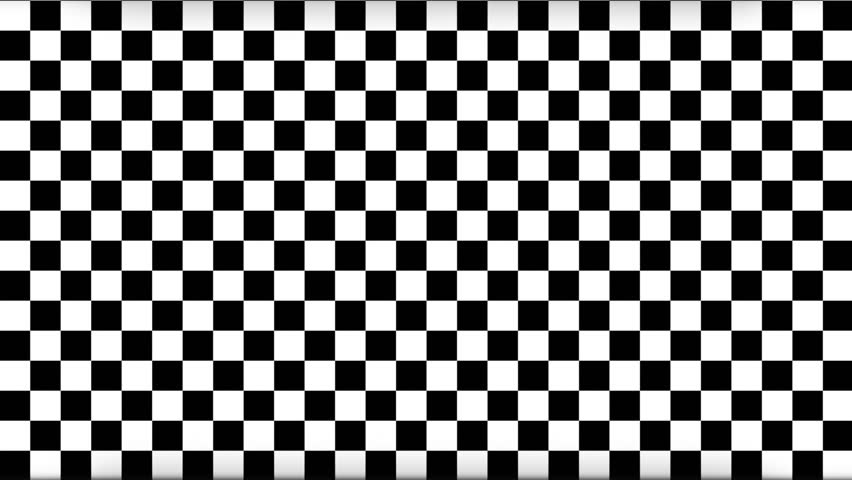
%> input picture MATLAB/TESTING/6.jpg, 852 x 480 px
$ octave Final_TEST.m   (GNU Octave 9; MATLAB toolbox functions it lacks are replaced by stand-ins)
%> lines starting %> are read from the running program, lines starting %| are printed output that depends on the picture; in (x1, y1, x2, y2) boxes, pixels count from 0 and x2, y2 are one past the last pixel; in counts of white or black regions, pixels touching at a corner belong together; the program's own positions count from 1
### MATLAB/TESTING/single_scale_retinex.m
function Y = single_scale_retinex(X,hsiz)
Y=0;
if nargin == 1
    hsiz = 15;
elseif nargin > 2
    disp('Wrong number of input parameters!')
    return;
end
[a,b]=size(X);
cent = ceil(a/2);
X1=normalize8(X)+0.01;
filt = zeros(a,b);
summ=0;
for i=1:a
    for j=1:b
        radius = ((cent-i)^2+(cent-j)^2);
        filt(i,j) = exp(-(radius/(hsiz^2)));
        summ=summ+filt(i,j);
    end
end
filt=filt/summ;
Z = ceil(imfilter(X1,filt,'replicate','same'));
if(sum(sum(Z==0))~=0)
    for i=1:a
        for j=1:b
            if Z(i,j)==0;
                Z(i,j)=0.01;
            end
        end
    end
end
Y=log(X1)-log(Z);
[Y, dummy] =histtruncate(Y, 0.2, 0.2);
Y=normalize8(Y);

### MATLAB/TESTING/normalize8.m
function Y=normalize8(X,mode);

%% Parameter check
if nargin==1
    mode = 1;
end

%% Init. operations
X=double(X);
[a,b]=size(X);

%% Adjust the dynamic range to the 8-bit interval
max_v_x = max(max(X));
min_v_x = min(min(X));

if mode == 1
    Y=ceil(((X - min_v_x*ones(a,b))./(max_v_x*(ones(a,b))-min_v_x*(ones(a,b))))*255);
elseif mode == 0
    Y=(((X - min_v_x*ones(a,b))./(max_v_x*(ones(a,b))-min_v_x*(ones(a,b)))));
else
    disp('Wrong value of parameter "mode". Please provide either 0 or 1.')
end

### MATLAB/TESTING/histtruncate.m
function [newim, sortv] = histtruncate(im, lHistCut, uHistCut, varargin)

    if lHistCut < 0 | lHistCut > 100 | uHistCut < 0 | uHistCut > 100
	error('Histogram truncation values must be between 0 and 100');
    end

    if ndims(im) == 3
	hsv = rgb2hsv(im);

	if nargin == 3
	    [hsv(:,:,3), sortv] = Ihisttruncate(hsv(:,:,3), lHistCut, uHistCut);
	else
	    [hsv(:,:,3), sortv] = Ihisttruncate(hsv(:,:,3), lHistCut, uHistCut, varargin{1});
	end
	newim = hsv2rgb(hsv);
    else
	if nargin == 3
	    [newim, sortv] = Ihisttruncate(im, lHistCut, uHistCut);
	else
	    [newim, sortv] = Ihisttruncate(im, lHistCut, uHistCut, varargin{1});
	end
    end


%-----------------------------------------------------------------------

function [newim, sortv] = Ihisttruncate(im, lHistCut, uHistCut, varargin)

    if ndims(im) > 2
	error('HISTTRUNCATE only defined for grey value images');
    end

    im = normalize8(im,0);  % Normalise to 0-1 and cast to double if needed

    [r c] = size(im);
    m = r*c;

    if nargin == 3            % Generate a sorted array of pixel values.
	sortv = sort(im(:));
	sortv = [sortv(1); sortv; sortv(m)];
    else
	sortv = varargin{1};
    end

    x = 100*(0.5:m - 0.5)./m; % Indices of pixel value order as a percentage
    x = [0 x 100];            % from 0 - 100.

    % Interpolate to find grey values at desired percentage levels.
    gv = interp1(x,sortv,[lHistCut, 100 - uHistCut]);

    newim = imadjust(im,gv,[0 1]);


### MATLAB/TESTING/ripplet1.m
function y = ripplet1(x,levels,fltname1, fltname2)

% level check
s = max(log2(size(x))) ;
if s < length(levels)
    disp(['can not support ',num2str(s),'levels']);
end

[h,g] = getfilters(fltname1);
f = getfilters(fltname2);

y = RipTran_LPD(x,levels,h,g,f);

### MATLAB/TESTING/LPT.m

function [xlo xhi]=LPT(h,g,x)
 sh = 0;
  hl = floor((length(h)-1)/2) + sh;
  hr = length(h)-hl-1;
  mh = max(hl,hr);
  st = mh - hl + 1;
  ed = mh - hr;
  ty = padarray(x,[mh,mh],'circular','both');
  y =  ty(st:end-ed,st:end-ed);

% get the lowpass component
tl = conv2(h,h,y,'valid');
% downsampling
xlo = tl(1:2:end,1:2:end);


% upsampling;
tt = zeros(size(x));
tt(1:2:end,1:2:end) = xlo;
sh = mod(length(g) + 1, 2);
 gl = floor((length(g)-1)/2) + sh;
  gr = length(g)-gl-1;
  mg = max(gl,gr);
  st = mg - gl +1;
  ed = mg - gr;

 ty = padarray(tt,[mg,mg],'circular','both');
 y = ty(st:end-ed,st:end-ed);
% reconstruction
th = conv2(g,g,y,'valid');

% get highpass componet

xhi = x - th;

### MATLAB/TESTING/dfb_analysis.m
function  y = dfb_analysis(x, h, level)


y = cell(1,2^level);
% 1. first stage
[y{1} y{2}] = fb_analysis(x,h,1);
 if level > 1


% 2. second stage
[y{4} y{3}] = fb_analysis(y{2},h,2);
[y{2} y{1}] = fb_analysis(y{1},h,2);

% 3. remaining stages

for i = 3:level
    ch_index = reshape(repmat([1 2;3 4],1,2^(i-3))',1,[]);
    for k = 2^(i-1):-1:2^(i-2)+1
       [ y{2*k}, y{2*k-1}] = fb_analysis(y{k},h,i,ch_index(k));
    end
    for k = 2^(i-2):-1:1
       [y{2*k}, y{2*k-1} ] = fb_analysis(y{k},h,i,ch_index(k));
    end
end
end
% 4. backsampling
y = backsampling(y,level);
% y = backsamp(y);

% Flip the order of the second half channels
y(2^(level-1)+1:end) = fliplr(y(2^(level-1)+1:end));

### MATLAB/TESTING/resampling.m
function y = resampling(x, mode, shift)

s = size(x);

switch mode
    case 1 % R_1 = [1,  1; 0, 1]
       padsize = shift*(s(2)-1);
       ex = padarray(x,[padsize,0],'circular','post');
       for j = 1:s(2)
          y(:,j) = ex((j-1)*shift+1:(j-1)*shift+s(1),j);
       end
    case 2 % R_2 = [1, -1; 0, 1]
        padsize = shift*(s(2)-1);
        ex = padarray(x,[padsize,0],'circular','pre');
        for j = 1:s(2)
%           y(:,j) = ex(s(1)+s(2)-j+2:s(2)+2*s(1)-j+1,j);
          y(:,j)=ex(padsize+1-(j-1)*shift:padsize+s(1)-(j-1)*shift,j);
        end
    case 3 % R_3 = [1,  0; 1, 1]
        padsize = shift*(s(1)-1);
        ex = padarray(x,[0,padsize],'circular','post');
        for i = 1:s(1)
          y(i,:) = ex(i,1+(i-1)*shift:s(2)+(i-1)*shift);
        end
    case 4 % R_4 = [1, 0; -1, 1]
        padsize = shift*(s(1)-1);
        ex = padarray(x,[0,padsize],'circular','pre');
        for i = 1:s(1)
          y(i,:) = ex(i,padsize+1-(i-1)*shift:padsize+s(2)-(i-1)*shift);
        end
    otherwise
       error('resampling mode error in function -- resampling');

end

### MATLAB/TESTING/fb_analysis.m
function [p0 p1] = fb_analysis(x,h, stage,ch)


h(1:2:end) = - h(1:2:end);


switch stage
    case 1
        %         resamaple
        s = resampling(x,2,1);
        s0 = resampling(s(1:2:end,:),3,1);
        s1 = resampling(s(2:2:end,[2:end,1]),3,1);
        %     filtering


        sh = 1;
        hl = floor((length(h)-1)/2) + sh;
        hr = length(h)-hl-1;
        mh = max(hl,hr);
        st = mh - hl + 1;
        ed = mh - hr;
%         ts = padarray(s1,[mh,mh],'circular','both');
ts = specialpad(s1,mh);
        es1 = ts(st:end-ed,st:end-ed);

        p0 = (s0-conv2(h,h,es1,'valid'))/sqrt(2);
        sh = 0;
        hl = floor((length(h)-1)/2) + sh;
        hr = length(h)-hl-1;
        mh = max(hl,hr);
        st = mh - hl + 1;
        ed = mh - hr;
%         tp = padarray(p0,[mh,mh],'circular','both');
tp = specialpad(p0,mh);
        ep0 = tp(st:end-ed,st:end-ed);
        p1 = (-sqrt(2) * s1) - conv2(h,h,ep0,'valid');

    case 2
        %         resamaple
        s = resampling(x,4,1);
        s0 = resampling(s(:,1:2:end),1,1);
        s1 = resampling(s([2:end,1],2:2:end),1,1);
        %          filtering
        sh = 1;
        hl = floor((length(h)-1)/2) + sh;
        hr = length(h)-hl-1;
        mh = max(hl,hr);
        st = mh - hl + 1;
        ed = mh - hr;
        ts = padarray(s1,[mh,mh],'circular','both');
        es1 = ts(st:end-ed,st:end-ed);

        p0 = (s0-conv2(h,h,es1,'valid'))/sqrt(2);
        sh = 0;
        hl = floor((length(h)-1)/2) + sh;
        hr = length(h)-hl-1;
        mh = max(hl,hr);
        st = mh - hl + 1;
        ed = mh - hr;
        tp = padarray(p0,[mh,mh],'circular','both');
        ep0 = tp(st:end-ed,st:end-ed);
        p1 = (-sqrt(2) * s1) - conv2(h,h,ep0,'valid');
    otherwise  % >2
        %      resample
        switch ch
            case 1
                s0 = resampling(x(1:2:end, :), 3,1);
            	s1 = resampling(x(2:2:end, [2:end, 1]), 3,1);
            case 2
                s0 = resampling(x(1:2:end, :), 4,1);
            	s1 = resampling(x(2:2:end, :), 4,1);
            case 3
                s0 = resampling(x(:,1:2:end), 1,1);
            	s1 = resampling(x([2:end, 1], 2:2:end), 1,1);
            case 4
                s0 = resampling(x(:, 1:2:end), 2,1);
            	s1 = resampling(x(:, 2:2:end), 2,1);
        end

         %          filtering
        sh = 1;
        hl = floor((length(h)-1)/2) + sh;
        hr = length(h)-hl-1;
        mh = max(hl,hr);
        st = mh - hl + 1;
        ed = mh - hr;
        ts = padarray(s1,[mh,mh],'circular','both');
        es1 = ts(st:end-ed,st:end-ed);
        p0 = (s0-conv2(h,h,es1,'valid'))/sqrt(2);

        sh = 0;
        hl = floor((length(h)-1)/2) + sh;
        hr = length(h)-hl-1;
        mh = max(hl,hr);
        st = mh - hl + 1;
        ed = mh - hr;
        tp = padarray(p0,[mh,mh],'circular','both');
        ep0 = tp(st:end-ed,st:end-ed);
        p1 = (-sqrt(2) * s1) - conv2(h,h,ep0,'valid');
end


function y = specialpad(x,mh)


[rows, cols] = size(x);
cx = round(cols/2);
tmp_a = [[x(:,1:cx);x(:,cx+1:end)],[x(:,cx+1:end);x(:,1:cx)]];

tmp_b = padarray(tmp_a,[mh,0],'circular','both');
tmp = [tmp_b(1:rows+mh,:);tmp_b(2*rows+mh+1:end,cx+1:end),tmp_b(2*rows+mh+1:end,1:cx)];
y = padarray(tmp,[0,mh],'circular','both');

### MATLAB/TESTING/backsampling.m
function y = backsampling(x,level)

if level ==2
    y = x;
    return;
end
if level == 1

    for k = 1:2
	y{k} = resampling(x{k}, 4, 1);
	y{k}(:, 1:2:end) = resampling(y{k}(:, 1:2:end), 1, 1);
	y{k}(:, 2:2:end) = resampling(y{k}(:, 2:2:end), 1, 1);
    end
elseif level > 2
    N = 2^(level-2);

    for k = 1:N
	shift = 2*k - (N + 1);


    if shift > 0
        y{2*k-1} = resampling(x{2*k-1}, 3, shift);
        y{2*k} = resampling(x{2*k}, 3, shift);

        y{2*k-1+2*N} = resampling(x{2*k-1+2*N}, 1, shift);
        y{2*k+2*N} = resampling(x{2*k+2*N}, 1, shift);
    else
        y{2*k-1} = resampling(x{2*k-1}, 4, abs(shift));
        y{2*k} = resampling(x{2*k}, 4, abs(shift));

        y{2*k-1+2*N} = resampling(x{2*k-1+2*N}, 2, abs(shift));
        y{2*k+2*N} = resampling(x{2*k+2*N}, 2, abs(shift));
    end


    end
end

### MATLAB/TESTING/RipTran_LPD.m
function y = RipTran_LPD(x,levels,h,g,f)

if levels(end) == 0
    y{1} = {x};
    return;
end

[xlo xhi] = LPT(h,g,x);


yhi = dfb_analysis(xhi,f,levels(end));
ylo = RipTran_LPD(xlo,levels(1:end-1),h,g,f);

y={ylo{:},yhi};

### MATLAB/TESTING/getfilters.m
function [h,g] = getfilters(fltname)


switch fltname
    case {'9-7', '9/7'}
        h = [.037828455506995 -.023849465019380 -.11062440441842 ...
            .37740285561265];
        h = [h, .85269867900940, fliplr(h)];

        g = [-.064538882628938 -.040689417609558 .41809227322221];
        g = [g, .78848561640566, fliplr(g)];

    case {'5-3', '5/3'}
        h = [-1, 2, 6, 2, -1] / (4 * sqrt(2));
        g = [1, 2, 1] / (2 * sqrt(2));

    case {'pkva12', 'pkva'}
        v = [0.6300   -0.1930    0.0972   -0.0526    0.0272   -0.0144];
        h = [v(end:-1:1), v];
    case {'pkva8'}
        v = [0.6302   -0.1924    0.0930   -0.0403];
        h = [v(end:-1:1), v];
    case {'pkva6'}
        v = [0.6261   -0.1794    0.0688];
        h = [v(end:-1:1), v];
end

### MATLAB/TESTING/Final_TEST.m
clc;
clear all;
close all;


%step 1(Image acquisition)
[filename pathname]=uigetfile('*.jpg','Select An Image');
%> the answer given: 6.jpg
Input=imread([pathname filename]);
%> Input is the input picture: size 480x852x3 uint8; min 0, max 255, mean 126.8
Input=imresize(Input,[255,255]);
%> Input: size 255x255x3 uint8
figure(1);
subplot(1,2,1);
imshow(Input);
title('Input Image');

%step 2(preprocessing)

if length(size(Input))==3
            Input = rgb2gray(Input);
%> Input: size 255x255 uint8
end
imwrite(Input,'Gray_Input.jpg');
subplot(1,2,2);
imshow(Input);
title('Gray Image')
pause(1)


[approximation,horizontal,vertical,diagonal]=dwt2(Input,'bior4.4');
figure(2);
subplot(2,2,1);
imshow(approximation,[]);
title('Approximation');
subplot(2,2,2);
imshow(horizontal,[]);
title('Horizontal detail');
subplot(2,2,3);
imshow(vertical,[]);
title('Vertical detail');
subplot(2,2,4);
imshow(diagonal,[]);
title('Diagonal detail');
pause(1)

%step 4(Smooth Partitioning)

Ig=imresize(diagonal,[256 256]);
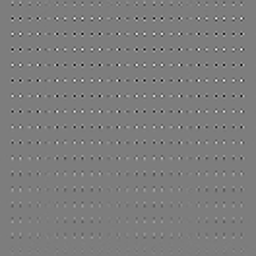
%> Ig: size 256x256 double; min -37.95, max 39.21, mean 0; drawn with min black and max white
figure(3);
imshow(Ig,[]);
hold on

M = size(Ig,1);
%> M = 256
N = size(Ig,2);
%> N = 256
for k = 1:32:M
x=[1 N];
y=[k k];
    plot(x,y,'Color','w','LineStyle','-');
    plot(x,y,'Color','black','LineStyle',':');
end

for k = 1:32:N
    x = [k k];
    y = [1 M];
    plot(x,y,'Color','w','LineStyle','-');
    plot(x,y,'Color','black','LineStyle',':');
end
hold off
title('Smooth Partitioned image');
pause(1)

%step 5(Renormalisation)

Y=single_scale_retinex(diagonal);
%> in normalize8, `max_v_x = max(max(X));`: max_v_x = 40.51
%> in normalize8, `min_v_x = min(min(X));`: min_v_x = -40.14
%> after the loop in single_scale_retinex, `for i=1:a`:
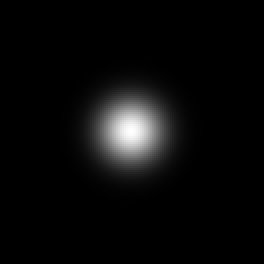
%> filt: size 132x132 double (shown 2 times larger); min 1.53e-17, max 1, mean 0.0406
%> in single_scale_retinex, `Z = ceil(imfilter(X1,filt,'replicate','same'));`:
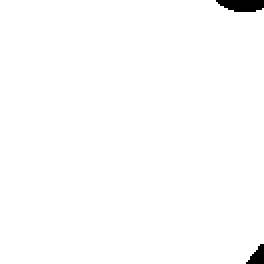
%> Z: size 132x132 double (shown 2 times larger); values 127 (black) and 128 (white), 99% white; 2 black regions, box (x1, y1, x2, y2) and area: (108, 0, 132, 6) 117, (123, 122, 132, 132) 54
%> in Ihisttruncate, `gv = interp1(x,sortv,[lHistCut, 100 - uHistCut]);`: gv = [0.735 0.994]
%> in Ihisttruncate, `newim = imadjust(im,gv,[0 1]);`:
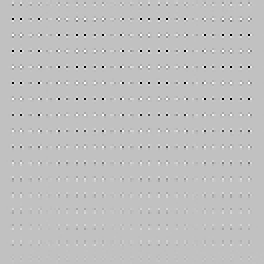
%> newim: size 132x132 double (shown 2 times larger); min 0, max 1, mean 0.755
Y = double(Y)/255;
figure(4);
imshow(normalize8(Y),[]);
title('Renormalised image');
pause(1)

%step 6(Ripplet Transform of the Image)


diagonal=imresize(diagonal,[256,256]);
diagonal=double(diagonal);
if size(diagonal,3)>1
diagonal = rgb2gray(diagonal);
end
diagonal = double(diagonal)/255;
%> diagonal: size 256x256 double
nCoef = 80000;
d=3;
c=1;
lseed = 1:floor(log2(min(size(diagonal))))-4;
%> lseed = [1 2 3 4]
levels = floor(max(lseed*(1-1/d-log2(c)),0));
%> levels = [0 1 2 2]
y = ripplet1(diagonal,levels,'9/7','pkva');
%> in fb_analysis, `ep0 = tp(st:end-ed,st:end-ed);`:
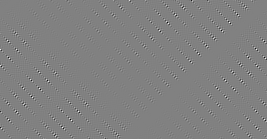
%> ep0: size 139x267 double; min -0.091, max 0.0887, mean -5.02e-07; drawn with min black and max white
%> call 2 of fb_analysis, with stage = 2
%> call 6 of resampling, with mode = 1, shift = 1
%> in resampling (call 6), `ex = padarray(x,[padsize,0],'circular','post');`:
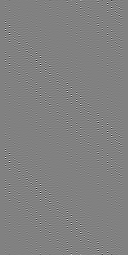
%> ex: size 255x128 double; min -0.0948, max 0.092, mean -8.91e-07; drawn with min black and max white
%> in fb_analysis (call 2), `ts = padarray(s1,[mh,mh],'circular','both');`:
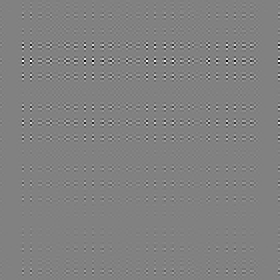
%> ts: size 140x140 double (shown 2 times larger); min -0.0948, max 0.092, mean 1.59e-06; drawn with min black and max white
%> after the loop in dfb_analysis, `for i = 3:level`: y = 4 items
%> in RipTran_LPD, `ylo = RipTran_LPD(xlo,levels(1:end-1),h,g,f);`: ylo = 3 items
%> in RipTran_LPD, `y={ylo{:},yhi};`: y = 4 items
%> y = 4 items
Im1=y{1,1}{1,1};
k=Im1;
K=mat2gray(k);
u=im2uint8(K);
pause(1)
figure(5);
imshow(u);
title('Ripplet transform of the Image');
pause(1)

%step 7('Huffman Encoding')


n=Im1(:);
%> n = 1024 values, max 0.033 at index 971, min -0.0336 at index 587, mean -6.88e-05
n=uint8(n);
%> n = 1024 values from 0 to 0
n1=vertical(:);
n1=uint8(n1);
%> (the run ends here)
